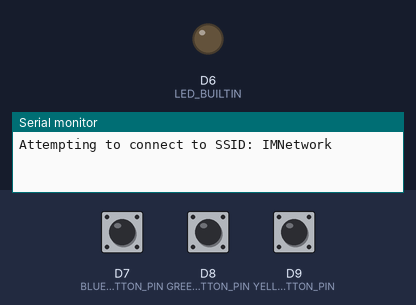
A sketch run on a simulated Arduino MKR. On the bench: output pins drawn as LEDs (lit = HIGH), the last lines printed to the serial monitor. Inputs (shaded band) come from the test bench; at power-on: D7 (BLUE_BUTTON_PIN) LOW, D8 (GREEN_BUTTON_PIN) LOW, D9 (YELLOW_BUTTON_PIN) LOW. WiFi joins after 1.5 s; servers stay silent unless stated.

Above: at 0.1 s.
At 12.9 s:
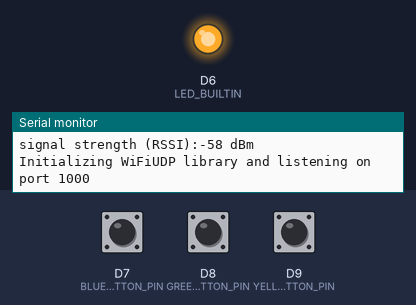
13.0 s: D7 (BLUE_BUTTON_PIN) pulled HIGH for 0.15 s
Timing chart, 0 to 16.0 s (numbered marks = the images above; inputs shaded):
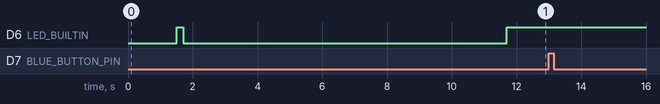

The sketch:

transmitter.ino
```cpp
/*

  Read three buttons and transmit via UDP
  Based on WiFiUdpSendByteOnButtonPress

  created 12 February 2019
  by Michael Shiloh
*/

#include <SPI.h>
#include <WiFi101.h>
#include <WiFiUdp.h>

int status = WL_IDLE_STATUS;
#include "arduino_secrets.h"
///////please enter your sensitive data in the Secret tab/arduino_secrets.h
char ssid[] = SECRET_SSID;        // your network SSID (name)
char pass[] = SECRET_PASS;    // your network password (use for WPA, or use as key for WEP)
int keyIndex = 0;            // your network key Index number (needed only for WEP)

// My IP information
// My IP address will be assigned to me by the WiFi router
const unsigned int localPort = 1000;   // This will be my port for listening

// IP information of the other device (receiver)
// IP address of the other device (receiver)
// Note that you probably need to change at least the IP address
IPAddress receivingDeviceAddress(192, 168, 1, 28);
const unsigned int receivingDevicePort = 1000;

char packetBuffer[255]; //buffer to hold incoming packet

WiFiUDP Udp;

const int BLUE_BUTTON_PIN = 7;
const int GREEN_BUTTON_PIN = 8;
const int YELLOW_BUTTON_PIN = 9;

// remember the button state so we only send
// when the state changes
boolean currentBlueButtonState;
boolean lastBlueButtonState = LOW; // arbitrary
boolean currentGreenButtonState;
boolean lastGreenButtonState = LOW; // arbitrary
boolean currentYellowButtonState;
boolean lastYellowButtonState = LOW; // arbitrary

void setup() {
  //Initialize serial and wait for port to open:
  Serial.begin(9600);

// remove this if you don't intend to use a serial monitor
//  while (!Serial) {
//    ; // wait for serial port to connect. Needed for native USB port only
//  }

  // Used to indicate WiFi status
  pinMode(LED_BUILTIN, OUTPUT);

  // check for the presence of the shield:
  if (WiFi.status() == WL_NO_SHIELD) {
    Serial.println("WiFi shield not present");
    // don't continue:
    while (true);
  }

  // attempt to connect to WiFi network:
  while ( status != WL_CONNECTED) {
    Serial.print("Attempting to connect to SSID: ");
    Serial.println(ssid);
    // Connect to WPA/WPA2 network. Change this line if using open or WEP network:
    status = WiFi.begin(ssid, pass);

    // Flash the LED briefly to indicate we are trying
    digitalWrite(LED_BUILTIN, HIGH);
    delay(200);
    digitalWrite(LED_BUILTIN, LOW);

    // wait 10 seconds for connection:
    delay(10000);
  }

  Serial.println("Connected to wifi");
  printWiFiStatus();

  // In case there is no serial monitor,
  // indicate that we are connected by turning on the LED
  digitalWrite(LED_BUILTIN, HIGH);

  Serial.print("Initializing WiFiUDP library and listening on port ");
  Serial.println(localPort);
  Udp.begin(localPort);
}

void loop() {


  currentBlueButtonState = digitalRead(BLUE_BUTTON_PIN);
  currentGreenButtonState = digitalRead(GREEN_BUTTON_PIN);
  currentYellowButtonState = digitalRead(YELLOW_BUTTON_PIN);

  // If any button has changed state, send all three
  if ( (currentBlueButtonState != lastBlueButtonState) ||
       (currentGreenButtonState != lastGreenButtonState) ||
       (currentYellowButtonState != lastYellowButtonState) ) {

    //Serial.println("button state changed; sending new state");

    Serial.print("blue = ");
    Serial.print(currentBlueButtonState);
    Serial.print("\tgreen = ");
    Serial.print(currentGreenButtonState);
    Serial.print("\tyellow = ");
    Serial.print(currentYellowButtonState);
    Serial.println();

    Udp.beginPacket(receivingDeviceAddress, receivingDevicePort);
    Udp.write(currentBlueButtonState);
    Udp.write(currentGreenButtonState);
    Udp.write(currentYellowButtonState);
    Udp.endPacket();

    lastBlueButtonState = currentBlueButtonState;
    lastGreenButtonState = currentGreenButtonState;
    lastYellowButtonState = currentYellowButtonState;
  }

  // once we send a packet to the server, it might
  // respond, so read it

  // if there's data available, read a packet
  int packetSize = Udp.parsePacket();
  if (packetSize)
  {
    Serial.print("Received packet of size ");
    Serial.println(packetSize);
    Serial.print("From ");
    IPAddress remoteIp = Udp.remoteIP();
    Serial.print(remoteIp);
    Serial.print(", port ");
    Serial.println(Udp.remotePort());

    // read the packet into packetBufffer
    int len = Udp.read(packetBuffer, 255);
    if (len > 0) packetBuffer[len] = 0;
    Serial.println("Contents:");
    Serial.println(packetBuffer);


  }
}


void printWiFiStatus() {
  // print the SSID of the network you're attached to:
  Serial.print("SSID: ");
  Serial.println(WiFi.SSID());

  // print your WiFi shield's IP address:
  IPAddress ip = WiFi.localIP();
  Serial.print("My IP Address: ");
  Serial.println(ip);

  // print the received signal strength:
  long rssi = WiFi.RSSI();
  Serial.print("signal strength (RSSI):");
  Serial.print(rssi);
  Serial.println(" dBm");
}
```

arduino_secrets.h
```cpp
#define SECRET_SSID "IMNetwork"
#define SECRET_PASS "static123"
```
